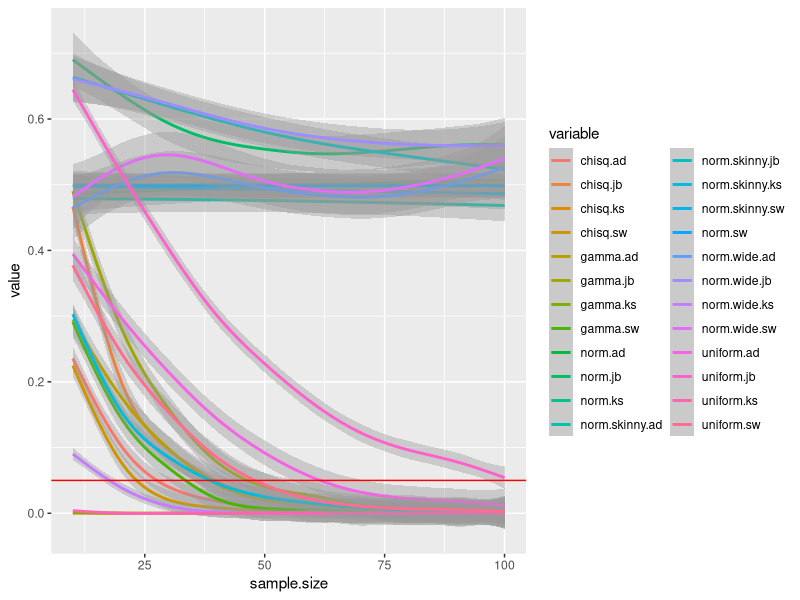

This chart was generated by the following R code:
# Christopher Peters
# EXST 7083
# Assessing normality in small sample sizes

# install.packages("nortest")
library(nortest)

# install.packages("boot")
library(boot)

# install.packages("tseries")
library(tseries)

library(reshape2)
library(ggplot2)

# install.packages("stringr")
library(stringr)

# Suppose

sample.size <- 16

# Various normal distributions
normal <- rnorm(sample.size, mean = 0, sd = 1)
normal_wide <- rnorm(sample.size, mean = 0, sd = 3)
normal_skinny <- rnorm(sample.size, mean = 0, sd = 0.5)

# Other distributions
uniform <- runif(sample.size, min = 0, max = 1)
chisq <- rchisq(sample.size, df = 3)
gamma <- rgamma(sample.size, shape = 2, rate = 2)

# Tests
# 1. SW
# 2. KS
# 3. AD
# 4. JB

shapiro.test(normal)
shapiro.test(normal)
ks.test(normal, "pnorm", alternative = "two.sided")
ad.test(normal)
jarque.bera.test(normal)

# Loop over small sample sizes
smallest.size <- 10
largest.size <- 100
size.by <- 10
boot.size <- 100

for(i in c(".sw", ".ks", ".ad", ".jb")){ # create fill vectors to put bootstapped p-values in
  norm <- rep(NA, boot.size)
  norm.wide <- rep(NA, boot.size)
  norm.skinny <- rep(NA, boot.size)
  uniform <- rep(NA, boot.size)
  chisq <- rep(NA, boot.size)
  gamma <- rep(NA, boot.size)
  
  if(i == ".sw") {p_fill <- as.data.frame(cbind(norm, norm.wide, norm.skinny, uniform, chisq, gamma))
                 names(p_fill) <- paste(names(p_fill), i, sep = "")} else
                 {temp <- as.data.frame(cbind(norm, norm.wide, norm.skinny, uniform, chisq, gamma))
                  names(temp) <- paste(names(temp), i, sep = "")
                  p_fill <- cbind(p_fill, temp)}
}


for(i in seq(smallest.size, largest.size, by = size.by)){
  sample.size <- i
  
  for(j in 1:boot.size){
  # Various normal distributions
  normal <- rnorm(sample.size, mean = 0, sd = 1)
  normal_wide <- rnorm(sample.size, mean = 0, sd = 3)
  normal_skinny <- rnorm(sample.size, mean = 0, sd = 0.5)
  
  # Other distributions
  uniform <- runif(sample.size, min = 0, max = 1)
  chisq <- rchisq(sample.size, df = 3)
  gamma <- rgamma(sample.size, shape = 2, rate = 2)
  
  # SW test
  p_fill$norm.sw[j] <- shapiro.test(normal)$p.value
  p_fill$norm.wide.sw[j] <- shapiro.test(normal_wide)$p.value
  p_fill$norm.skinny.sw[j] <- shapiro.test(normal_skinny)$p.value
  p_fill$uniform.sw[j] <- shapiro.test(uniform)$p.value
  p_fill$chisq.sw[j] <- shapiro.test(chisq)$p.value
  p_fill$gamma.sw[j] <- shapiro.test(gamma)$p.value
  
  # KS test
  p_fill$norm.ks[j] <- ks.test(normal, "pnorm", alternative = "two.sided")$p.value
  p_fill$norm.wide.ks[j] <- ks.test(normal_wide, "pnorm", alternative = "two.sided")$p.value
  p_fill$norm.skinny.ks[j] <- ks.test(normal_skinny, "pnorm", alternative = "two.sided")$p.value
  p_fill$uniform.ks[j] <- ks.test(uniform, "pnorm", alternative = "two.sided")$p.value
  p_fill$chisq.ks[j] <- ks.test(chisq, "pnorm", alternative = "two.sided")$p.value
  p_fill$gamma.ks[j] <- ks.test(gamma, "pnorm", alternative = "two.sided")$p.value
  
  # AD test
  p_fill$norm.ad[j] <- ad.test(normal)$p.value
  p_fill$norm.wide.ad[j] <- ad.test(normal_wide)$p.value
  p_fill$norm.skinny.ad[j] <- ad.test(normal_skinny)$p.value
  p_fill$uniform.ad[j] <- ad.test(uniform)$p.value
  p_fill$chisq.ad[j] <- ad.test(chisq)$p.value
  p_fill$gamma.ad[j] <- ad.test(gamma)$p.value
  
  # AD test
  p_fill$norm.jb[j] <- jarque.bera.test(normal)$p.value
  p_fill$norm.wide.jb[j] <- jarque.bera.test(normal_wide)$p.value
  p_fill$norm.skinny.jb[j] <- jarque.bera.test(normal_skinny)$p.value
  p_fill$uniform.jb[j] <- jarque.bera.test(uniform)$p.value
  p_fill$chisq.jb[j] <- jarque.bera.test(chisq)$p.value
  p_fill$gamma.jb[j] <- jarque.bera.test(gamma)$p.value
  }
  
  if(sample.size == smallest.size) {
    temp <- as.data.frame(cbind(sample.size = sample.size,
                                p_fill))} else {
                                 temp <- rbind(temp, cbind(sample.size, p_fill))}
}

output <- melt(temp, "sample.size")
output$variable <- as.character(output$variable)

# seperate.tests
substrRight <- function(x, n){
  substr(x, nchar(x) - n + 1, nchar(x))
}

substrLeft <- function(x, n){
  substr(x, 1, nchar(x) - n)
}

output$test <- substrRight(output$variable, 2)
output$test <- substrRight(output$variable, 2)



ggplot(output, aes(x = sample.size, y = value, colour = variable)) +
  geom_smooth() +
  geom_hline(yintercept = 0.05, colour = "red")
